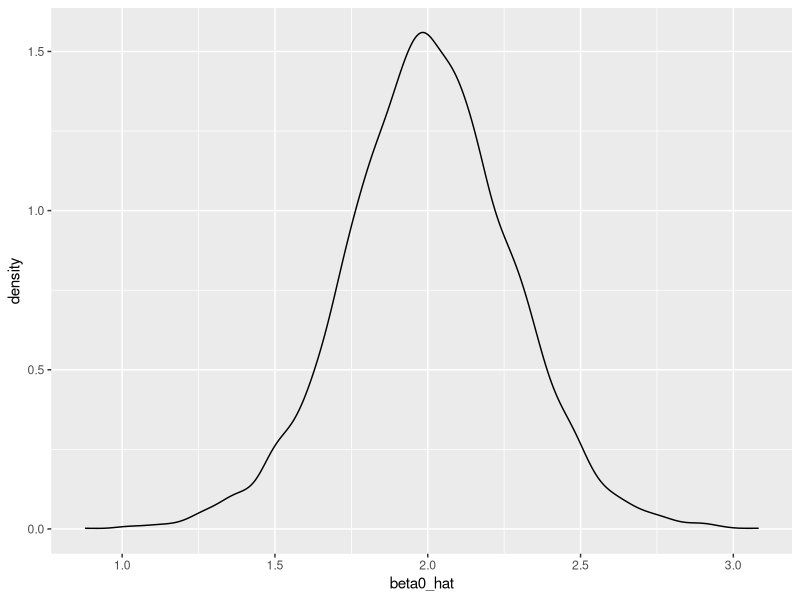
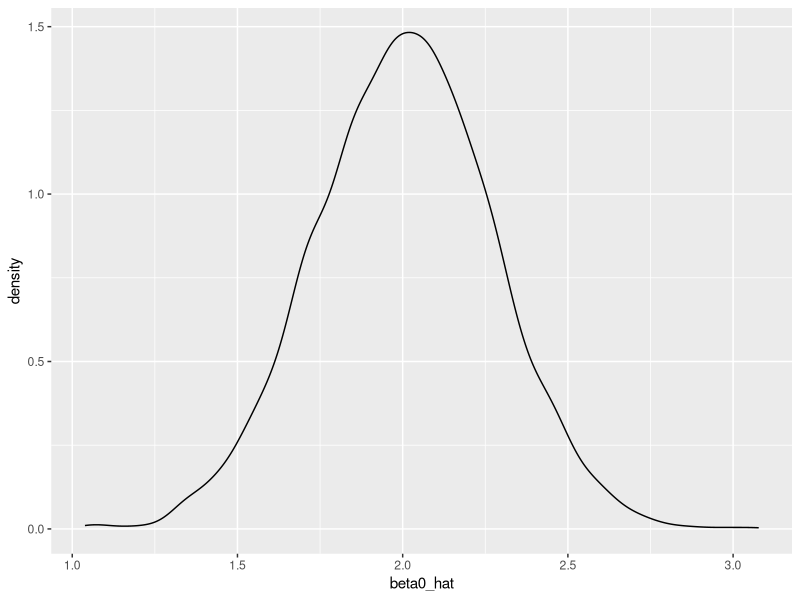
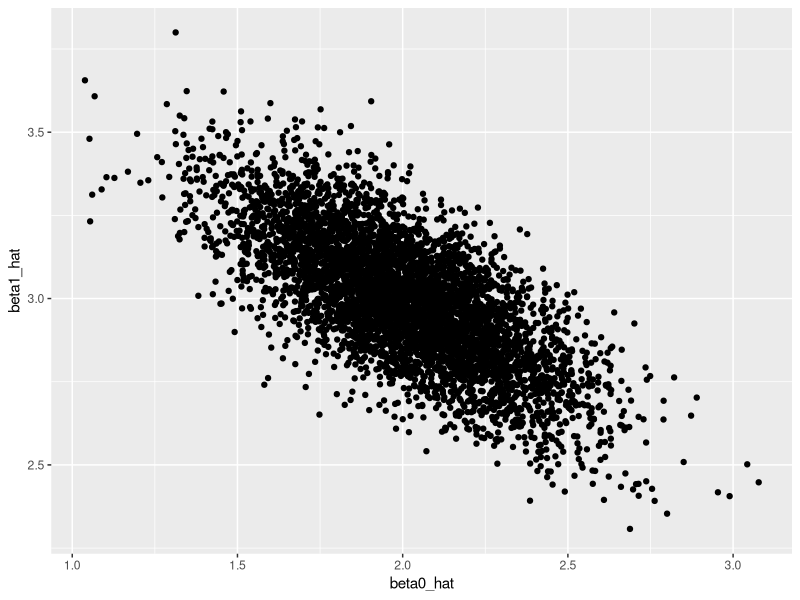
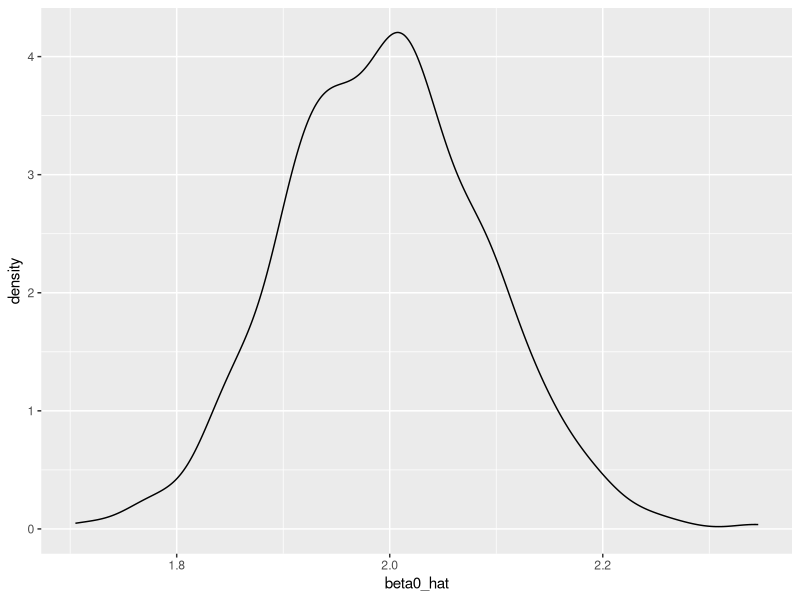
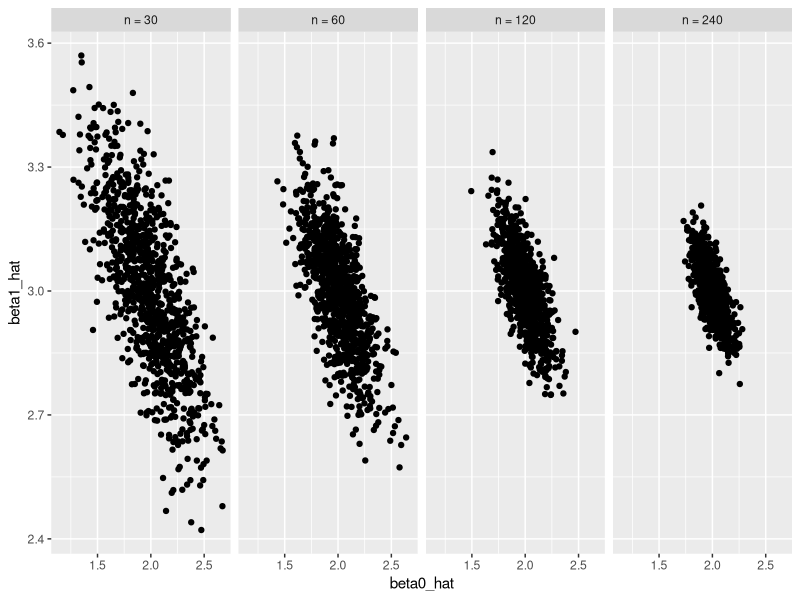

Generate these figures, in order, with R:
## ---- chunk 1
library(tidyverse)
set.seed(1)
## ---- chunk 2

sim_regression = function(n, beta0 = 2, beta1 = 3) {
  
  sim_data = tibble(
    x = rnorm(n, mean = 1, sd = 1),
    y = beta0 + beta1 * x + rnorm(n, 0, 1)
  )
  
  ls_fit = lm(y ~ x, data = sim_data)
  
  tibble(
    beta0_hat = coef(ls_fit)[1],
    beta1_hat = coef(ls_fit)[2]
  )
}
## ---- chunk 3
sim_regression(n = 30)
## ---- chunk 4
output = vector("list", length = 5000)

for (i in 1:5000) {
  output[[i]] = sim_regression(n = 30)
}
bind_rows(output) %>% 
  ggplot(aes(x = beta0_hat)) + geom_density()

## ---- chunk 5
output = 
  rerun(5000, sim_regression(n = 30))
  bind_rows()
  
bind_rows(output) %>% 
  ggplot(aes(x = beta0_hat)) + geom_density()
## ---- chunk 6
bind_rows(output) %>% 
  ggplot(aes(x = beta0_hat, y = beta1_hat)) + geom_point()
## ---- chunk 7
sim_results = 
  rerun(100, sim_regression(30, 2, 3)) %>% 
  bind_rows()
## ---- chunk 8
n_list = list("n_30"  = 30, 
              "n_60"  = 60, 
              "n_120" = 120, 
              "n_240" = 240)
output = vector("list", length = 4)

for (i in 1:4) {
  output[[i]] = rerun(1000, sim_regression(n_list[[i]])) %>% 
    bind_rows
}

output[[4]] %>% 
  ggplot(aes(x = beta0_hat)) + geom_density()
## ---- chunk 9
sim_results = 
  tibble(
  sample_size = c(30, 60, 120, 240)
) %>% 
  mutate(
    output_list = map(.x = sample_size , ~rerun(1000, sim_regression(n = .x))), 
    output_df = map(output_list, bind_rows)
  ) %>% 
  select(-output_list) %>% 
  unnest(output_df)
## ---- chunk 10
sim_results %>% 
  group_by(sample_size) %>% 
  summarise(var_b1 = var(beta1_hat))
## ---- chunk 11
sim_results %>% 
  mutate(
    sample_size = str_c("n = ", sample_size),
    sample_size = fct_inorder(sample_size))%>% 
  ggplot(aes(x = beta0_hat, y = beta1_hat)) + 
  geom_point() + 
  facet_grid(~sample_size)
  
